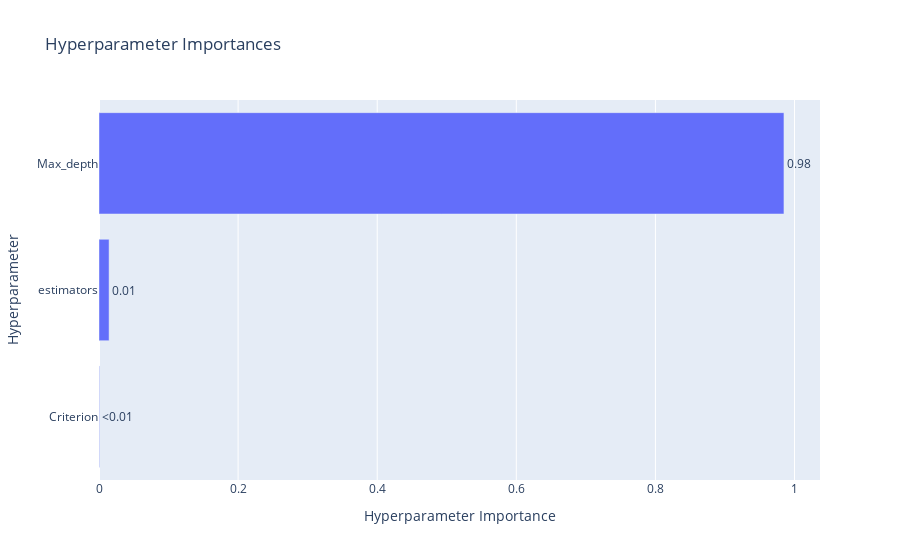

Here is the notebook cell this chart was saved with:
### Code cell
optuna.visualization.plot_param_importances(studyRF)

### Figure 1 — Plotly figure (JSON) as saved in the notebook; plotly's stock layout.template omitted (floating-point values rounded to 4 significant figures)
{"data": [{"cliponaxis": false, "hovertemplate": ["Criterion (CategoricalDistribution): 0.0006887747416243157<extra></extra>", "estimators (IntDistribution): 0.014504843218774575<extra></extra>", "Max_depth (IntDistribution): 0.9848063820396011<extra></extra>"], "name": "Objective Value", "orientation": "h", "text": ["<0.01", "0.01", "0.98"], "textposition": "outside", "type": "bar", "x": [0.0006888, 0.0145, 0.9848], "y": ["Criterion", "estimators", "Max_depth"]}], "layout": {"title": {"text": "Hyperparameter Importances"}, "xaxis": {"title": {"text": "Hyperparameter Importance"}}, "yaxis": {"title": {"text": "Hyperparameter"}}}}
